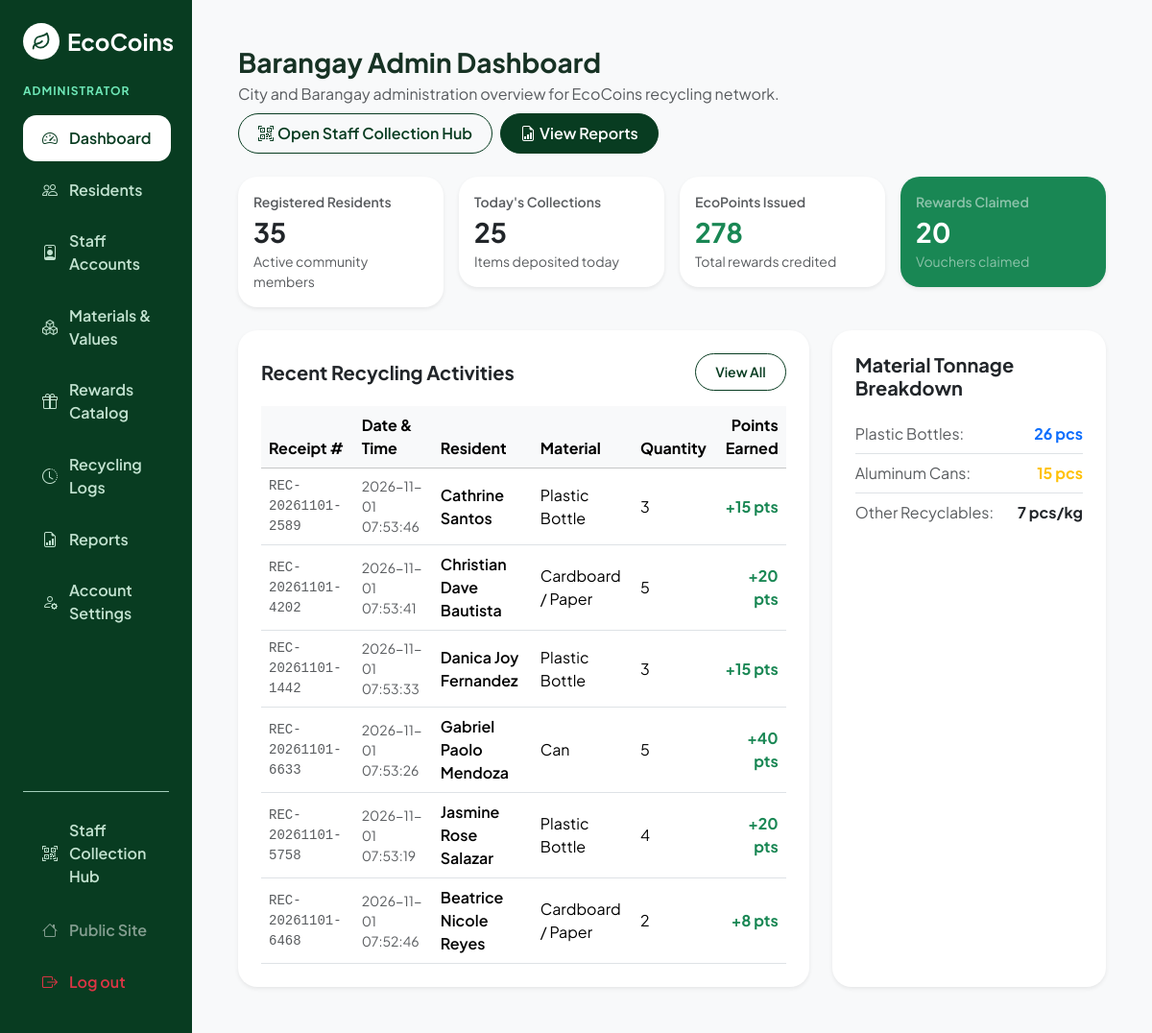
The page /admin (signed in) on the database its author committed.
### tables this page shows
CREATE TABLE transactions (
        id INTEGER PRIMARY KEY AUTOINCREMENT,
        user_id INTEGER NOT NULL,
        material_id INTEGER,
        material_name TEXT NOT NULL,
        quantity INTEGER NOT NULL,
        points_earned INTEGER NOT NULL,
        receipt_no TEXT NOT NULL,
        created_at TEXT
    );

CREATE TABLE users (
    id INTEGER PRIMARY KEY AUTOINCREMENT,
    full_name TEXT NOT NULL,
    email TEXT NOT NULL UNIQUE,
    password TEXT NOT NULL,
    role TEXT DEFAULT 'resident',
    qr_code TEXT NOT NULL UNIQUE,
    points INTEGER DEFAULT 0,
    created_at TEXT
, status TEXT DEFAULT 'active', station_name TEXT DEFAULT 'Barangay Pinagkawitan, Lipa City');

### route.py (the view, shortened to what this page needs)
    @app.route('/admin', methods=['GET', 'POST'])
    def admin():
        user = get_current_user()
        if not user or user['role'] != 'admin':
            if user and user['role'] == 'staff':
                return redirect(url_for('staff'))
            return redirect(url_for('login'))
        tab = request.form.get('tab') or request.args.get('tab', 'dashboard')
        feedback = session.pop('feedback', None)
        feedback_type = session.pop('feedback_type', 'success')
        conn = get_db()
        cur = conn.cursor()
        all_txs = [dict(r) for r in cur.execute("""
            SELECT t.*, u.full_name AS resident_name, u.qr_code AS resident_qr
            FROM transactions t
            LEFT JOIN users u ON t.user_id = u.id
            ORDER BY t.created_at DESC
        """).fetchall()]
        residents_list = [dict(r) for r in cur.execute("SELECT * FROM users WHERE role = 'resident' ORDER BY id ASC").fetchall()]
        staff_list = [dict(r) for r in cur.execute("SELECT * FROM users WHERE role = 'staff' ORDER BY id ASC").fetchall()]
        all_materials = [dict(r) for r in cur.execute("SELECT * FROM materials ORDER BY id ASC").fetchall()]
        all_rewards = [dict(r) for r in cur.execute("SELECT * FROM rewards ORDER BY points_required ASC").fetchall()]
        all_stations = []
        try:
            all_stations = [dict(r) for r in cur.execute("SELECT * FROM stations ORDER BY id ASC").fetchall()]
            for stn in all_stations:
                stn_staff = (stn.get('assigned_staff') or '').strip()
                stn_name = (stn.get('station_name') or '').strip()
                stn_brgy = (stn.get('barangay') or '').strip()
                has_active_staff = bool(stn_staff) or any(
                    (u.get('station_name') and (stn_name in u['station_name'] or stn_brgy in u['station_name'])) or (stn_staff and u.get('full_name') == stn_staff)
                    for u in staff_list if u.get('role') == 'staff' and u.get('status') == 'active'
                )
                stn['in_use'] = has_active_staff
        except Exception:
            pass
        all_redemptions = [dict(r) for r in cur.execute("""
            SELECT r.*, u.full_name AS resident_name, u.qr_code AS resident_qr
            FROM redemptions r
            LEFT JOIN users u ON r.user_id = u.id
            ORDER BY r.created_at DESC
        """).fetchall()]
        today_str = datetime.now().strftime('%Y-%m-%d')
        today_items = sum(int(t.get('quantity', 0)) for t in all_txs if str(t.get('created_at', '')).startswith(today_str))
        total_points = sum(int(t.get('points_earned', 0)) for t in all_txs)
        mat_counts = {'Plastic Bottles': 0, 'Cans': 0, 'Others': 0}
        for t in all_txs:
            m_name = str(t.get('material_name', '')).lower()
            q = int(t.get('quantity', 0))
            if 'bottle' in m_name or 'plastic' in m_name:
                mat_counts['Plastic Bottles'] += q
            elif 'can' in m_name:
                mat_counts['Cans'] += q
            else:
                mat_counts['Others'] += q
        stats = {
            'today_items': today_items,
            'total_points_issued': total_points,
            'total_redemptions': len(all_redemptions),
            'recent_transactions': all_txs[:6],
            'material_counts': mat_counts
        }
        conn.close()
        return render_template(
            'admin.html',
            tab=tab,
            feedback=feedback,
            feedback_type=feedback_type,
            residents_list=residents_list,
            staff_list=staff_list,
            all_transactions=all_txs,
            all_materials=all_materials,
            all_rewards=all_rewards,
            all_redemptions=all_redemptions,
            all_stations=all_stations,
            stats=stats
        )

### app.py (called while the page is built)
@app.context_processor
def inject_user():
    return {'current_user': get_current_user()}

### db.py (called while the page is built)
def get_db():
    conn = sqlite3.connect(DB_PATH)
    conn.row_factory = sqlite3.Row
    return conn

def get_current_user():
    user_id = session.get('user_id')
    if not user_id:
        return None
    conn = get_db()
    cur = conn.cursor()
    row = cur.execute("SELECT * FROM users WHERE id = ?", (user_id,)).fetchone()
    conn.close()
    return dict(row) if row else None

### templates/admin.html (shortened to what this page needs)
<!doctype html>
<html lang="en">
<head>
  <link href="https://cdn.jsdelivr.net/npm/bootstrap@5.3.3/dist/css/bootstrap.min.css" rel="stylesheet">
  <link rel="stylesheet" href="https://cdn.jsdelivr.net/npm/bootstrap-icons@1.11.3/font/bootstrap-icons.min.css">
  <link rel="stylesheet" href="{{ url_for('static', filename='css/style.css') }}">
</head>
<body class="bg-light">
<div class="container-fluid p-0">
  <div class="row g-0">
    <div class="col-lg-3 col-xl-2 admin-sidebar p-4 d-flex flex-column justify-content-between text-white">
      <div>
        <a href="{{ url_for('index') }}" class="text-decoration-none d-flex align-items-center gap-2 mb-4 text-white">
          <span class="eco-brand-badge bg-white text-success">
            <svg width="20" height="20" viewBox="0 0 24 24" fill="none" stroke="#0d462b" stroke-width="2.2" stroke-linecap="round" stroke-linejoin="round">
              <path d="M11 20A7 7 0 0 1 9.8 6.1C15.5 5 17 4.48 19 2c1 2 2 4.18 2 8 0 5.5-4.78 10-10 10Z"/>
              <path d="M2 21c0-3 1.85-5.36 5.08-6C9.5 14.52 12 13 13 12"/>
            </svg>
          </span>
          <span class="fs-4 fw-bold">EcoCoins</span>
        </a>
        <div class="text-uppercase small fw-bold mb-3" style="color: #6ee7b7; letter-spacing: 1px; font-size: 0.75rem;">Administrator</div>
        <nav class="nav flex-column mb-4">
          <a href="{{ url_for('admin', tab='dashboard') }}" class="admin-link {% if tab == 'dashboard' %}active{% endif %}">
            <i class="bi bi-speedometer2"></i>
            <span>Dashboard</span>
          </a>
          <a href="{{ url_for('admin', tab='residents') }}" class="admin-link {% if tab == 'residents' %}active{% endif %}">
            <i class="bi bi-people"></i>
            <span>Residents</span>
          </a>
          <a href="{{ url_for('admin', tab='staff') }}" class="admin-link {% if tab == 'staff' %}active{% endif %}">
            <i class="bi bi-person-badge"></i>
            <span>Staff Accounts</span>
          </a>
          <a href="{{ url_for('admin', tab='materials') }}" class="admin-link {% if tab == 'materials' %}active{% endif %}">
            <i class="bi bi-boxes"></i>
            <span>Materials & Values</span>
          </a>
          <a href="{{ url_for('admin', tab='rewards') }}" class="admin-link {% if tab == 'rewards' %}active{% endif %}">
            <i class="bi bi-gift"></i>
            <span>Rewards Catalog</span>
          </a>
          <a href="{{ url_for('admin', tab='monitoring') }}" class="admin-link {% if tab == 'monitoring' %}active{% endif %}">
            <i class="bi bi-clock-history"></i>
            <span>Recycling Logs</span>
          </a>
          <a href="{{ url_for('admin', tab='reports') }}" class="admin-link {% if tab == 'reports' %}active{% endif %}">
            <i class="bi bi-file-earmark-bar-graph"></i>
            <span>Reports</span>
          </a>
          <a href="{{ url_for('account') }}" class="admin-link">
            <i class="bi bi-person-gear"></i>
            <span>Account Settings</span>
          </a>
        </nav>
      </div>
      <div class="pt-3 border-top border-success-subtle">
        <a href="{{ url_for('staff') }}" class="admin-link text-white-emphasis mb-2">
          <i class="bi bi-qr-code-scan"></i>
          <span>Staff Collection Hub</span>
        </a>
        <a href="{{ url_for('index') }}" class="admin-link text-white-50">
          <i class="bi bi-house"></i>
          <span>Public Site</span>
        </a>
        <a href="{{ url_for('logout') }}" class="admin-link text-danger">
          <i class="bi bi-box-arrow-right"></i>
          <span>Log out</span>
        </a>
      </div>
    </div>
    <div class="col-lg-9 col-xl-10 p-4 p-lg-5">
      {% if tab == 'dashboard' %}
        <div class="d-flex justify-content-between align-items-center mb-4 flex-wrap gap-2">
          <div>
            <h3 class="fw-bold mb-1">Barangay Admin Dashboard</h3>
            <p class="text-muted mb-0">City and Barangay administration overview for EcoCoins recycling network.</p>
          </div>
          <div class="d-flex gap-2">
            <a href="{{ url_for('staff') }}" class="btn btn-outline-success">
              <i class="bi bi-qr-code-scan me-1"></i>Open Staff Collection Hub
            </a>
            <a href="{{ url_for('admin', tab='reports') }}" class="btn btn-success">
              <i class="bi bi-file-earmark-bar-graph me-1"></i>View Reports
            </a>
          </div>
        </div>
        <div class="row g-3 mb-4">
          <div class="col-sm-6 col-xl-3">
            <div class="card border-0 shadow-sm p-3">
              <span class="text-muted small fw-semibold">Registered Residents</span>
              <h3 class="fw-bold my-1">{{ residents_list|length }}</h3>
              <span class="text-muted small">Active community members</span>
            </div>
          </div>
          <div class="col-sm-6 col-xl-3">
            <div class="card border-0 shadow-sm p-3">
              <span class="text-muted small fw-semibold">Today's Collections</span>
              <h3 class="fw-bold my-1">{{ stats.today_items }}</h3>
              <span class="text-muted small">Items deposited today</span>
            </div>
          </div>
          <div class="col-sm-6 col-xl-3">
            <div class="card border-0 shadow-sm p-3">
              <span class="text-muted small fw-semibold">EcoPoints Issued</span>
              <h3 class="fw-bold text-success my-1">{{ "{:,}".format(stats.total_points_issued) }}</h3>
              <span class="text-muted small">Total rewards credited</span>
            </div>
          </div>
          <div class="col-sm-6 col-xl-3">
            <div class="card bg-success text-white border-0 shadow-sm p-3">
              <span class="text-white-50 small fw-semibold">Rewards Claimed</span>
              <h3 class="fw-bold my-1">{{ stats.total_redemptions }}</h3>
              <span class="text-white-50 small">Vouchers claimed</span>
            </div>
          </div>
        </div>
        <div class="row g-4">
          <div class="col-lg-8">
            <div class="card border-0 shadow-sm p-4 h-100">
              <div class="d-flex justify-content-between align-items-center mb-3">
                <h5 class="fw-bold mb-0">Recent Recycling Activities</h5>
                <a href="{{ url_for('admin', tab='monitoring') }}" class="btn btn-sm btn-outline-success">View All</a>
              </div>
              <div class="table-responsive">
                <table class="table table-hover align-middle mb-0">
                  <thead class="table-light">
                    <tr>
                      <th>Receipt #</th>
                      <th>Date & Time</th>
                      <th>Resident</th>
                      <th>Material</th>
                      <th>Quantity</th>
                      <th class="text-end">Points Earned</th>
                    </tr>
                  </thead>
                  <tbody>
                    {% for t in stats.recent_transactions %}
                      <tr>
                        <td class="font-monospace text-muted small">{{ t.receipt_no }}</td>
                        <td class="text-muted small">{{ t.created_at }}</td>
                        <td class="fw-semibold">{{ t.resident_name }}</td>
                        <td>{{ t.material_name }}</td>
                        <td>{{ t.quantity }}</td>
                        <td class="text-end fw-bold text-success">+{{ t.points_earned }} pts</td>
                      </tr>
                    {% endfor %}
                  </tbody>
                </table>
              </div>
            </div>
          </div>
          <div class="col-lg-4">
            <div class="card border-0 shadow-sm p-4 h-100">
              <h5 class="fw-bold mb-3">Material Tonnage Breakdown</h5>
              <div class="d-flex justify-content-between py-2 border-bottom">
                <span class="text-muted">Plastic Bottles:</span>
                <strong class="text-primary">{{ stats.material_counts['Plastic Bottles'] }} pcs</strong>
              </div>
              <div class="d-flex justify-content-between py-2 border-bottom">
                <span class="text-muted">Aluminum Cans:</span>
                <strong class="text-warning">{{ stats.material_counts['Cans'] }} pcs</strong>
              </div>
              <div class="d-flex justify-content-between py-2">
                <span class="text-muted">Other Recyclables:</span>
                <strong class="text-purple">{{ stats.material_counts['Others'] }} pcs/kg</strong>
              </div>
            </div>
          </div>
        </div>
      {% endif %}
    </div>
  </div>
</div>
</body>
</html>

### static/css/style.css (style rules this page uses)
:root { --eco-bg: #edf6ee; --eco-surface: #ffffff; --eco-forest: #083c21; --eco-forest-dark: #042614; --eco-forest-light: #0d5431; --eco-mint: #d4f4dd; --eco-mint-card: #b8eac5; --eco-accent: #ff6b00; --eco-accent-hover: #e55e00; --eco-text: #173224; --eco-muted: #577764; --eco-border: rgba(8, 60, 33, 0.1); }
html, body { scrollbar-width: none; -ms-overflow-style: none; }
* { scrollbar-width: none; -ms-overflow-style: none; }
body { font-family: 'Plus Jakarta Sans', system-ui, -apple-system, sans-serif; background-color: var(--eco-bg); color: var(--eco-text); min-height: 100vh; }
.btn-success { background-color: var(--eco-forest); border-color: var(--eco-forest); color: #ffffff; border-radius: 9999px; font-weight: 600; padding: 0.5rem 1.25rem; }
.btn-outline-success { color: var(--eco-forest); border-color: var(--eco-forest); border-radius: 9999px; font-weight: 600; padding: 0.5rem 1.25rem; }
.card { border-radius: 20px; border: 1px solid var(--eco-border); background-color: #ffffff; }
.eco-brand-badge { width: 38px; height: 38px; border-radius: 50%; background-color: var(--eco-forest); color: #ffffff; display: inline-flex; align-items: center; justify-content: center; flex-shrink: 0; }
.admin-sidebar { background-color: var(--eco-forest); }
@media (min-width: 992px) { .admin-sidebar { min-height: 100vh; } }
.admin-link { color: #c2e2d0; text-decoration: none; padding: 0.75rem 1.25rem; border-radius: 14px; display: flex; align-items: center; gap: 0.75rem; font-weight: 600; margin-bottom: 0.35rem; transition: all 0.2s ease; }
.admin-link.active { background-color: #ffffff; color: var(--eco-forest); }

### templates/admin.html (style rules this page uses)
.table-responsive { overflow: visible !important; }

### rows shown on the page
transactions: receipt_no "REC-20261101-2589", created_at "2026-11-01 07:53:46", resident_name "Cathrine Santos", material_name "Plastic Bottle", quantity "3", points_earned "15"
transactions: receipt_no "REC-20261101-4202", created_at "2026-11-01 07:53:41", resident_name "Christian Dave Bautista", material_name "Cardboard / Paper", quantity "5", points_earned "20"
transactions: receipt_no "REC-20261101-1442", created_at "2026-11-01 07:53:33", resident_name "Danica Joy Fernandez", material_name "Plastic Bottle", quantity "3", points_earned "15"
transactions: receipt_no "REC-20261101-6633", created_at "2026-11-01 07:53:26", resident_name "Gabriel Paolo Mendoza", material_name "Can", quantity "5", points_earned "40"
transactions: receipt_no "REC-20261101-5758", created_at "2026-11-01 07:53:19", resident_name "Jasmine Rose Salazar", material_name "Plastic Bottle", quantity "4", points_earned "20"
transactions: receipt_no "REC-20261101-6468", created_at "2026-11-01 07:52:46", resident_name "Beatrice Nicole Reyes", material_name "Cardboard / Paper", quantity "2", points_earned "8"

### other values the page prints
{{ residents_list|length }} "35"
{{ stats.today_items }} "25"
{{ "{:,}".format(stats.total_points_issued) }} "278"
{{ stats.total_redemptions }} "20"
{{ stats.material_counts['Plastic Bottles'] }} "26"
{{ stats.material_counts['Cans'] }} "15"
{{ stats.material_counts['Others'] }} "7"
